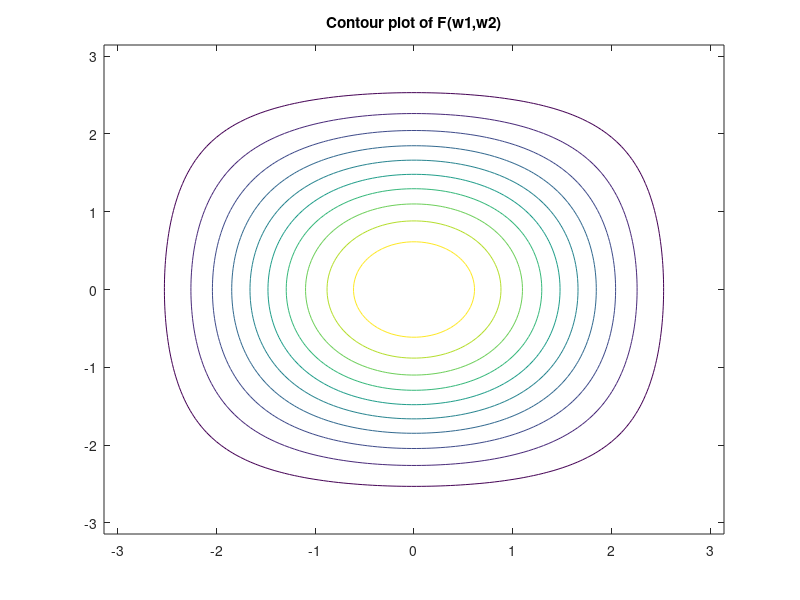

The MATLAB script that drew this image: (Note: this script raises an error after producing the figure.)
% ECE310_Homework_5
% Jungang Leon Fang, Kevin Kerliu, Shyam Paidipati

close all;
clear;
clc;

%% Part A

% 1
F = @(w1,w2) (1/2)*(-1+cos(w1)+cos(w2)+ cos(w1).*cos(w2));
W = linspace(-pi,pi,128);
test1 = F(W,W);
test2 = F(-W,-W);
test3 = F(W,-W);
test4 = F(-W,W);
% Check if test1 == test 2 == test3 == test4.
% They are in fact the same; so we have verified the symmetry.

% 2
test5 = F(pi,W);
test6 = F(W,pi);
% w = pi
% cos(w) = -1
% Check if test5 == test6 == cos(pi).
% They are in fact the same; so we have verified that either 
% w1 = pi or w2 = pi corresponds to w = pi.

%3 
% Show F(w1,0) = cos(w1) and F(0,w2) = cos(w2)
% F(w1,0) = 0.5*(-1+cos(w1)+cos(0)+cos(w1)*cos(0))
%         = 0.5*(-1+cos(w1)+1+cos(w1)*1))
%         = cos(w1)
% F(0,w2) = 0.5*(-1+cos(0)+cos(w2)+cos(0)*cos(w2))
%         = 0.5*(-1+1+cos(w2)+1*cos(w2))
%         = cos(w2)

% Show G(w1,0) = H(w1) and G(0,w2) = H(w2)
% G(w1,0) = h0 + 2*sum(m=1:N)(h_m*T_m(F(w1,0))
%         = h0 + 2*sum(m=1:N)(h_m*T_m(cos(w1))
%         = H(w1)
% G(0,w2) = h0 + 2*sum(m=1:N)(h_m*T_m(F(0,w2))
%         = h0 + 2*sum(m=1:N)(h_m*T_m(cos(w2))
%         = H(w2)
%% Part B

v = linspace(-pi,pi,128);
[X,Y] = meshgrid(v,v);
M = F(X,Y);
M = double(M);
figure;
contour(X,Y,M);
title("Contour plot of F(w1,w2)");
% checked that all values are bouned between -1 and 1

%% Part C

syms z1 z2
F_z(z1,z2) = (1/2)*(-1+0.5*(z1 + z1^(-1))+0.5*(z2 + z2^(-1))+ (0.5*(z2 + z2^(-1)))*(0.5*(z1 + z1^(-1))));

%% Part D

% The support is {-N <= n1 >= N} for the first dimension and 
%                {-N <= n2 <= N} for the second dimension.
% We can also say the support is (2N + 1) x (2N + 1). 

%% Part E

% see helper function

%% Part F

N = 7;
hamming_window = hamming(N);
[gn1n2,Gz1z2] = helper(hamming_window);

%% Part G
% Construct brick wall (ideal) filter
index = (-3:1:3);
h_0 = (sin(pi*index*2*(1/3)))./(index*pi) - (sin((pi/3)*index))./(pi*index);
h_0(4) = 1/3;
trunc = (h_0').*(hamming(7));
[g,G] = helper(trunc);